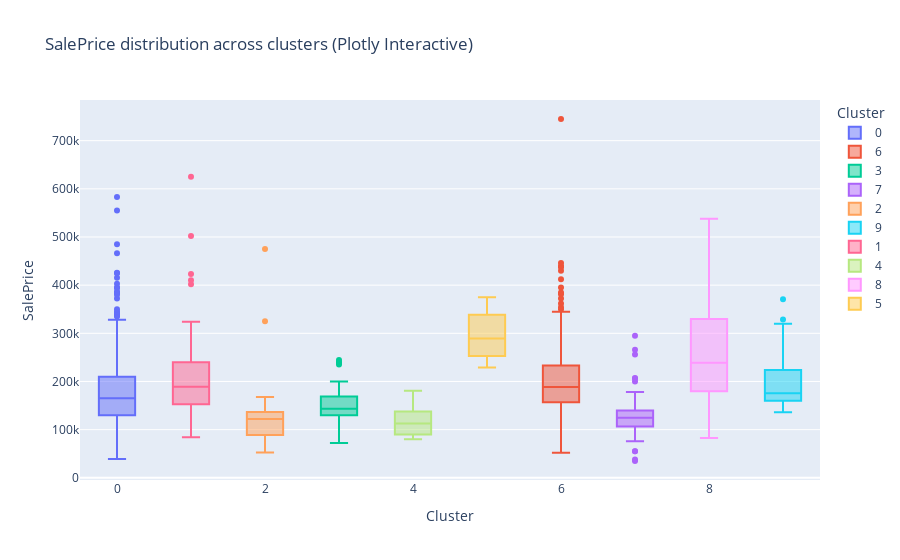

Source (notebook cell):
### Code cell
fig_box = px.box(
    df,
    x="Cluster",
    y="SalePrice",
    color="Cluster",
    title="SalePrice distribution across clusters (Plotly Interactive)"
)
fig_box.show()

### Figure 1 — Plotly figure (JSON) as saved in the notebook; plotly's stock layout.template omitted (floating-point values rounded to 4 significant figures; data arrays with more than 128 entries replaced by an {"elided": "..."} marker saying what was removed)
{"data": [{"alignmentgroup": "True", "hovertemplate": "Cluster=%{x}<br>SalePrice=%{y}<extra></extra>", "legendgroup": "0", "marker": {"color": "#636efa"}, "name": "0", "notched": false, "offsetgroup": "0", "orientation": "v", "showlegend": true, "type": "box", "x": {"elided": "466 int values"}, "x0": " ", "xaxis": "x", "y": {"elided": "466 int values"}, "y0": " ", "yaxis": "y"}, {"alignmentgroup": "True", "hovertemplate": "Cluster=%{x}<br>SalePrice=%{y}<extra></extra>", "legendgroup": "6", "marker": {"color": "#EF553B"}, "name": "6", "notched": false, "offsetgroup": "6", "orientation": "v", "showlegend": true, "type": "box", "x": {"elided": "290 int values"}, "x0": " ", "xaxis": "x", "y": {"elided": "290 int values"}, "y0": " ", "yaxis": "y"}, {"alignmentgroup": "True", "hovertemplate": "Cluster=%{x}<br>SalePrice=%{y}<extra></extra>", "legendgroup": "3", "marker": {"color": "#00cc96"}, "name": "3", "notched": false, "offsetgroup": "3", "orientation": "v", "showlegend": true, "type": "box", "x": [3, 3, 3, 3, 3, 3, 3, 3, 3, 3, 3, 3, 3, 3, 3, 3, 3, 3, 3, 3, 3, 3, 3, 3, 3, 3, 3, 3, 3, 3, 3, 3, 3, 3, 3, 3, 3, 3, 3, 3, 3, 3, 3, 3, 3, 3, 3, 3, 3, 3, 3, 3, 3, 3], "x0": " ", "xaxis": "x", "y": [85000, 175000, 150000, 149500, 153337, 94000, 161500, 168500, 169000, 137500, 147000, 155000, 187000, 144000, 142000, 133000, 135000, 146000, 108000, 179900, 143000, 138500, 139000, 190000, 129000, 135000, 118500, 104900, 160000, 130000, 125000, 81000, 167500, 169000, 100000, 239000, 145900, 150000, 129900, 200000, 114500, 136905, 189000, 176000, 244600, 235128, 72500, 240000, 181500, 99900, 140000, 137000, 121600, 142953], "y0": " ", "yaxis": "y"}, {"alignmentgroup": "True", "hovertemplate": "Cluster=%{x}<br>SalePrice=%{y}<extra></extra>", "legendgroup": "7", "marker": {"color": "#ab63fa"}, "name": "7", "notched": false, "offsetgroup": "7", "orientation": "v", "showlegend": true, "type": "box", "x": [7, 7, 7, 7, 7, 7, 7, 7, 7, 7, 7, 7, 7, 7, 7, 7, 7, 7, 7, 7, 7, 7, 7, 7, 7, 7, 7, 7, 7, 7, 7, 7, 7, 7, 7, 7, 7, 7, 7, 7, 7, 7, 7, 7, 7, 7, 7, 7, 7, 7, 7, 7, 7, 7, 7, 7, 7, 7, 7, 7, 7, 7, 7, 7, 7, 7, 7, 7, 7, 7, 7, 7, 7, 7, 7, 7, 7, 7, 7, 7, 7, 7, 7, 7, 7, 7, 7, 7, 7, 7, 7, 7, 7, 7, 7, 7, 7, 7, 7, 7, 7, 7, 7, 7, 7, 7, 7, 7, 7, 7, 7, 7, 7, 7, 7], "x0": " ", "xaxis": "x", "y": [125500, 149000, 206300, 100000, 152000, 106000, 120000, 127500, 130000, 126175, 112500, 85000, 157500, 134900, 157000, 161000, 207000, 143000, 55000, 79000, 178000, 162900, 114504, 131500, 116900, 100000, 107000, 109500, 110000, 124900, 200000, 119500, 159500, 127000, 87000, 116000, 169500, 127000, 120000, 140000, 117000, 108000, 122000, 125500, 87000, 131000, 134000, 78000, 110000, 113000, 93000, 110000, 84500, 37900, 34900, 152000, 79000, 55000, 88000, 96500, 128000, 131500, 76000, 101000, 141500, 108500, 163000, 132500, 98000, 107400, 141000, 141000, 144000, 125000, 107500, 107000, 133900, 89000, 109900, 132000, 120500, 130000, 295000, 115000, 135000, 90000, 128000, 125000, 80500, 165000, 119000, 256000, 93000, 102000, 122500, 147000, 106500, 105000, 137000, 120500, 163000, 119900, 129500, 159434, 140000, 103000, 140000, 161000, 149300, 110500, 140000, 136500, 265979, 139400, 100000], "y0": " ", "yaxis": "y"}, {"alignmentgroup": "True", "hovertemplate": "Cluster=%{x}<br>SalePrice=%{y}<extra></extra>", "legendgroup": "2", "marker": {"color": "#FFA15A"}, "name": "2", "notched": false, "offsetgroup": "2", "orientation": "v", "showlegend": true, "type": "box", "x": [2, 2, 2, 2, 2, 2, 2, 2, 2, 2, 2, 2, 2, 2, 2, 2, 2, 2, 2, 2, 2, 2, 2, 2, 2, 2, 2, 2, 2, 2, 2, 2, 2], "x0": " ", "xaxis": "x", "y": [125000, 325000, 119900, 128500, 85000, 124000, 149700, 110500, 87000, 110000, 89500, 153900, 125000, 136000, 128000, 103600, 117000, 139000, 143000, 475000, 115000, 80000, 124500, 73000, 82000, 100000, 79900, 140000, 168000, 87000, 129900, 122000, 52500], "y0": " ", "yaxis": "y"}, {"alignmentgroup": "True", "hovertemplate": "Cluster=%{x}<br>SalePrice=%{y}<extra></extra>", "legendgroup": "9", "marker": {"color": "#19d3f3"}, "name": "9", "notched": false, "offsetgroup": "9", "orientation": "v", "showlegend": true, "type": "box", "x": [9, 9, 9, 9, 9, 9, 9, 9, 9, 9, 9, 9, 9, 9, 9, 9, 9, 9, 9, 9, 9, 9, 9, 9, 9, 9, 9, 9, 9, 9, 9, 9, 9, 9, 9, 9, 9, 9, 9, 9, 9, 9, 9, 9, 9, 9, 9, 9, 9, 9, 9, 9, 9, 9, 9, 9, 9, 9, 9, 9, 9, 9], "x0": " ", "xaxis": "x", "y": [164700, 146000, 191000, 230000, 207500, 135900, 224000, 181000, 236500, 154000, 328900, 147400, 209500, 175900, 319900, 151000, 175500, 144152, 174000, 370878, 160000, 159895, 147000, 239000, 303477, 155000, 173733, 170000, 199900, 148500, 222000, 148500, 215000, 171900, 234000, 160200, 172500, 173000, 241000, 179400, 177000, 213490, 155000, 192500, 148800, 264561, 171750, 213500, 168500, 140000, 278000, 167240, 226000, 277500, 151000, 286000, 165000, 196000, 251000, 192000, 164500, 174000], "y0": " ", "yaxis": "y"}, {"alignmentgroup": "True", "hovertemplate": "Cluster=%{x}<br>SalePrice=%{y}<extra></extra>", "legendgroup": "1", "marker": {"color": "#FF6692"}, "name": "1", "notched": false, "offsetgroup": "1", "orientation": "v", "showlegend": true, "type": "box", "x": [1, 1, 1, 1, 1, 1, 1, 1, 1, 1, 1, 1, 1, 1, 1, 1, 1, 1, 1, 1, 1, 1, 1, 1, 1, 1, 1, 1, 1, 1, 1, 1, 1, 1, 1, 1, 1, 1, 1, 1, 1, 1, 1, 1, 1, 1, 1, 1, 1, 1, 1, 1, 1, 1, 1, 1, 1, 1, 1, 1, 1, 1, 1, 1, 1, 1, 1, 1, 1, 1, 1, 1, 1, 1, 1, 1], "x0": " ", "xaxis": "x", "y": [149350, 134900, 145000, 151500, 402000, 423000, 222500, 270000, 171000, 212000, 271900, 215000, 133500, 181000, 181000, 501837, 197900, 290000, 162000, 130500, 410000, 148000, 84000, 188000, 156000, 180000, 158900, 280000, 144000, 191000, 269790, 256000, 149900, 137500, 262500, 183000, 625000, 156000, 185000, 228000, 324000, 237000, 207500, 211000, 282922, 180000, 225000, 197900, 136500, 290000, 119500, 224000, 184000, 197500, 143500, 240000, 181900, 239686, 221000, 207500, 149000, 139600, 162500, 190000, 157900, 127500, 173000, 275000, 274970, 143900, 187500, 215000, 154000, 142500, 224900, 268000], "y0": " ", "yaxis": "y"}, {"alignmentgroup": "True", "hovertemplate": "Cluster=%{x}<br>SalePrice=%{y}<extra></extra>", "legendgroup": "4", "marker": {"color": "#B6E880"}, "name": "4", "notched": false, "offsetgroup": "4", "orientation": "v", "showlegend": true, "type": "box", "x": [4, 4, 4, 4, 4, 4, 4, 4, 4, 4, 4, 4, 4, 4, 4, 4, 4, 4, 4, 4, 4, 4, 4, 4, 4, 4, 4, 4, 4, 4, 4, 4, 4, 4, 4], "x0": " ", "xaxis": "x", "y": [113000, 85400, 155000, 145000, 106000, 178740, 81000, 88000, 89500, 151400, 130000, 130000, 91500, 164000, 91000, 94500, 118000, 113000, 127000, 80000, 88000, 125000, 100000, 130000, 86000, 112000, 124000, 83000, 148000, 181000, 97000, 83500, 106000, 162000, 140000], "y0": " ", "yaxis": "y"}, {"alignmentgroup": "True", "hovertemplate": "Cluster=%{x}<br>SalePrice=%{y}<extra></extra>", "legendgroup": "8", "marker": {"color": "#FF97FF"}, "name": "8", "notched": false, "offsetgroup": "8", "orientation": "v", "showlegend": true, "type": "box", "x": [8, 8, 8, 8, 8, 8, 8, 8, 8, 8, 8, 8, 8, 8, 8, 8, 8, 8, 8, 8, 8, 8, 8, 8, 8, 8, 8, 8, 8, 8, 8, 8, 8], "x0": " ", "xaxis": "x", "y": [374000, 275000, 185000, 82500, 105500, 240000, 265900, 239900, 377426, 224500, 377500, 230000, 163500, 239000, 189000, 94750, 274725, 242000, 235000, 392500, 149000, 392000, 320000, 248900, 132250, 200000, 145000, 188700, 359100, 220000, 378500, 145000, 538000], "y0": " ", "yaxis": "y"}, {"alignmentgroup": "True", "hovertemplate": "Cluster=%{x}<br>SalePrice=%{y}<extra></extra>", "legendgroup": "5", "marker": {"color": "#FECB52"}, "name": "5", "notched": false, "offsetgroup": "5", "orientation": "v", "showlegend": true, "type": "box", "x": [5, 5, 5, 5], "x0": " ", "xaxis": "x", "y": [302000, 277000, 228950, 375000], "y0": " ", "yaxis": "y"}], "layout": {"boxmode": "overlay", "legend": {"title": {"text": "Cluster"}, "tracegroupgap": 0}, "title": {"text": "SalePrice distribution across clusters (Plotly Interactive)"}, "xaxis": {"anchor": "y", "categoryarray": [0, 6, 3, 7, 2, 9, 1, 4, 8, 5], "categoryorder": "array", "domain": [0, 1], "title": {"text": "Cluster"}}, "yaxis": {"anchor": "x", "domain": [0, 1], "title": {"text": "SalePrice"}}}}
